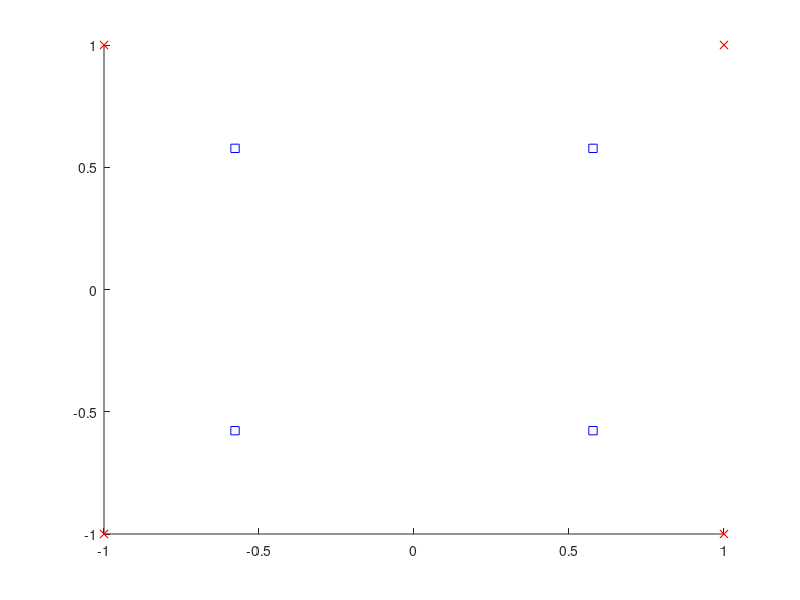

MATLAB code for this plot: (Note: this script raises an error after producing the figure.)
clear;

load SlipSystemsAllen.mat;

Stress=[-300.0 0 0;0 0 0;0 0 0];
TauC=115.0./sqrt(6);
Gdref=1e-3;
TauCut=300.0;

MyLoc=[-1 1;-1 1;-1 1];
%%
Tau=zeros(18,1);

for n1=1:12
   Tau(n1)=FCCSlips(n1).n.'*(Stress*FCCSlips(n1).s) ;
end
for n1=1:6
   Tau(n1+12)=CubicSlips(n1).n.'*(Stress*CubicSlips(n1).s) ;
end

%%
Gdot=zeros(18,1);

for n1=1:18
   TauEff=abs(Tau(n1))-TauC;
   if TauEff>0.0
       Gdot(n1)=Gdref*sign(Tau(n1))*sinh(TauEff./TauCut);
   end
end

%% Now Start With Points

NatCoords=[...
    -1 1 1;...
    -1 -1 1;...
    -1 1 -1;...
    -1 -1 -1;...
    1 1 1;...
    1 -1 1;...
    1 1 -1;...
    1 -1 -1;...
    ];

GaussNatCoords=NatCoords./(sqrt(3));

FullPos=[
    MyLoc(1,1),MyLoc(2,1+1),MyLoc(3,1+1);...
    MyLoc(1,1),MyLoc(2,1),MyLoc(3,1+1);...
    MyLoc(1,1),MyLoc(2,1+1),MyLoc(3,1);...
    MyLoc(1,1),MyLoc(2,1),MyLoc(3,1);...
    MyLoc(1,1+1),MyLoc(2,1+1),MyLoc(3,1+1);...
    MyLoc(1,1+1),MyLoc(2,1),MyLoc(3,1+1);...
    MyLoc(1,1+1),MyLoc(2,1+1),MyLoc(3,1);...
    MyLoc(1,1+1),MyLoc(2,1),MyLoc(3,1);...
    ];

FullPosShape=zeros(8,3);

for n1=1:3
    for n2=1:8
        for n3=1:8
            FullPosShape(n2,n1)=FullPosShape(n2,n1)+...
                FullPos(n3,n1)*0.125*...
                (1+NatCoords(n2,1)*NatCoords(n3,1))*...
                (1+NatCoords(n2,2)*NatCoords(n3,2))*...
                (1+NatCoords(n2,3)*NatCoords(n3,3));
        end
    end
end

GaussPosShape=zeros(8,3);

for n1=1:3
    for n2=1:8
        for n3=1:8
            GaussPosShape(n2,n1)=GaussPosShape(n2,n1)+...
                FullPos(n3,n1)*0.125*...
                (1+GaussNatCoords(n2,1)*NatCoords(n3,1))*...
                (1+GaussNatCoords(n2,2)*NatCoords(n3,2))*...
                (1+GaussNatCoords(n2,3)*NatCoords(n3,3));
        end
    end
end


figure(1);
clf;
hold on;
plot3(FullPos(:,1),FullPos(:,2),FullPos(:,3),'rx');
plot3(GaussPosShape(:,1),GaussPosShape(:,2),GaussPosShape(:,3),'bs');

%%
myseed=23;
rng(myseed);
%[CurlOut]=GetGaussianCurl(fc,xnat8,gauss,gausscoords);
Co=rand(3,8);

Co=zeros(3,8);
Co(:,1)=1;
for n1=1:8
x=GaussPosShape(n1,1);
y=GaussPosShape(n1,2);
z=GaussPosShape(n1,3);

[An(n1).U,An(n1).Fp,An(n1).FpT,An(n1).FpN,...
    An(n1).FpTN,An(n1).dFpN,An(n1).dFpTN]=GetAnalVals(x,y,z,[1;1;1],Co);

end

save Test1;
fc=zeros(3,8);
for n1=1:8
    fc(:,n1)=An(n1).FpN;
end

CurlAn11=zeros(8,3);
for n1=1:8
    CurlAn11(n1,:)=An(n1).dFpN;
end

[CurlOut11]=GetGaussianCurl(fc,NatCoords,NatCoords,GaussPosShape.');

